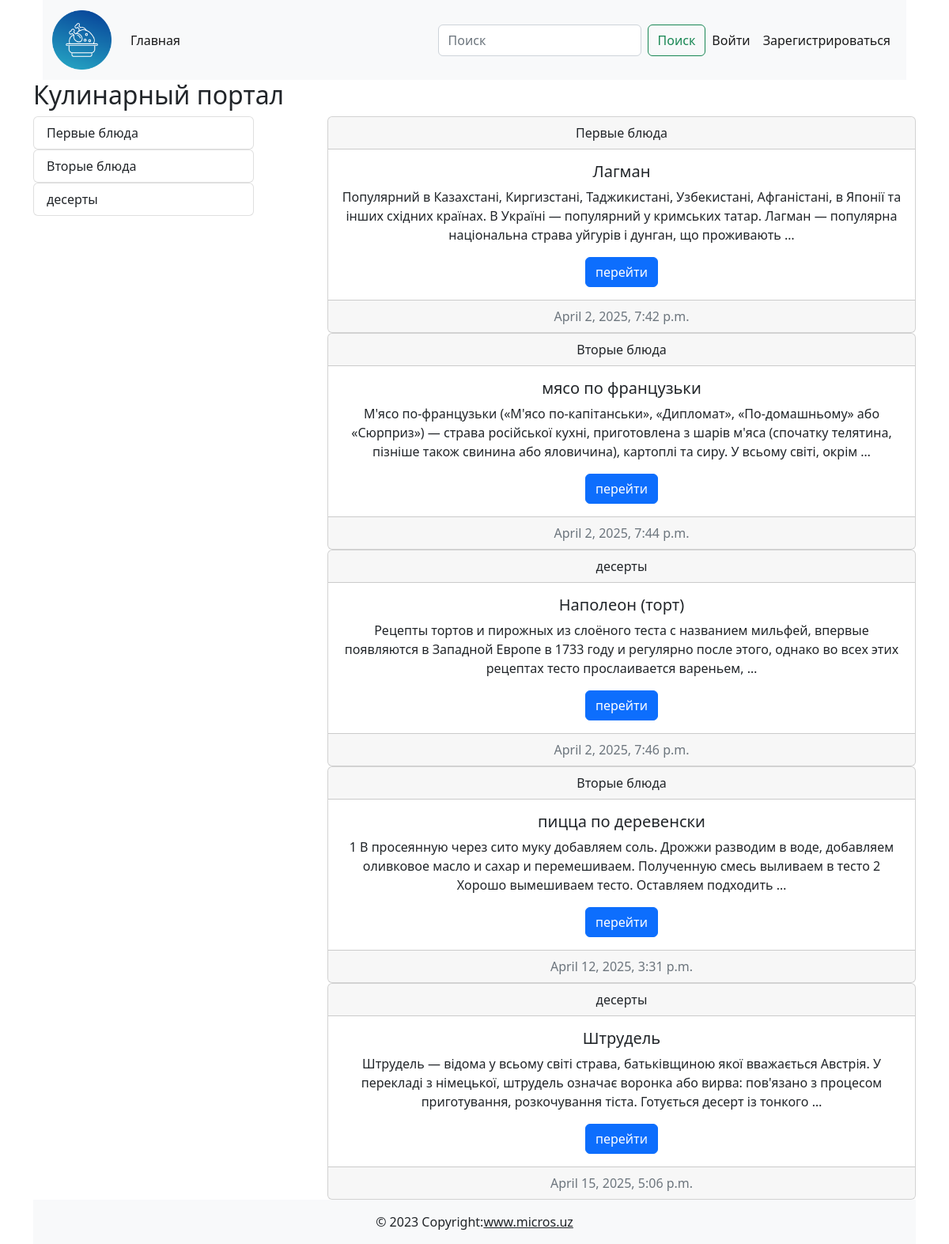
The page / on the database its author committed.
### cooking/models.py (models this page shows, shortened)
class Category(models.Model):
    title = models.CharField(max_length=255)
    def __str__(self):
        return self.title
    def get_absolute_url(self):
        return reverse('category_list', kwargs={'pk':self.pk})

class Post(models.Model):
    title = models.CharField(max_length=255)
    content = models.TextField(default='скоро тут будет статья')
    created_at = models.DateTimeField(auto_now_add=True)
    updated_at = models.DateTimeField(auto_now=True)
    photo = models.ImageField(upload_to='photos/', blank=True, null=True)
    watched = models.IntegerField(default=0)
    is_published = models.BooleanField(default=True)
    category = models.ForeignKey(Category,on_delete=models.CASCADE)
    def get_absolute_url(self):
        return reverse('post_detail', kwargs={'pk':self.pk})

### cooking/views.py (the view)
# urls.py: path('', index, name='index'),
def index(request):
    posts = Post.objects.all()
    context = {
        'title':'Главная страница',
        'posts':posts,
    }
    return render(request,'cooking/index.html',context)

### cooking/templatetags/blog_tags.py (called while the page is built)
@register.simple_tag()
def get_all_categories():
    return Category.objects.all()

### cooking/templates/cooking/index.html
{% extends "base.html" %}
{% load blog_tags %}
{% block main %}
<h2>Кулинарный портал</h2>
<div class="d-flex justify-content-between">
    <div class="col-3">
    {% get_all_categories as categories %}
    {% for c in categories %}
    {% include 'cooking/components/categorie_buttons.html' %}
    {% endfor %}
</div>
<div class="col-8">
{% for p in posts%}
{% include 'cooking/components/posts.html' %}
{% endfor %}
</div>
{% endblock main %}

### cooking/templates/cooking/components/categorie_buttons.html
    <div class="list-group">
        <a href="{{c.get_absolute_url}}" class="list-group-item list-group-item-action">{{c}}</a>
    </div>

### cooking/templates/cooking/components/posts.html
    <div class="card text-center"><div class="card-header">{{p.category}}</div>
        <div class="card-body"><h5 class="card-title">{{p.title}}</h5><p class="card-text">{{p.content | truncatewords:30}}</p><a href={{p.get_absolute_url}} class="btn btn-primary">перейти</a></div>
        <div class="card-footer text-muted">{{p.created_at}}</div>
    </div>

### rows shown on the page
Category: title "Первые блюда"
Category: title "Вторые блюда"
Category: title "десерты"
Post: category "Первые блюда", title "Лагман", content "Популярний в Казахстані, Киргизстані, Таджикистані, Узбекистані, Афганістані, в Японії та інших східних країнах. В Україні — популярний у кримських татар. Лагман — популярна національна страва уйгурів і дунган, що проживають …", created_at "April 2, 2025, 7:42 p.m."
Post: category "Вторые блюда", title "мясо по французьки", content "М'ясо по-французьки («М'ясо по-капітанськи», «Дипломат», «По-домашньому» або «Сюрприз») — страва російської кухні, приготовлена з шарів м'яса (спочатку телятина, пізніше також свинина або яловичина), картоплі та сиру. У всьому світі, окрім …", created_at "April 2, 2025, 7:44 p.m."
Post: category "десерты", title "Наполеон (торт)", content "Рецепты тортов и пирожных из слоёного теста с названием мильфей, впервые появляются в Западной Европе в 1733 году и регулярно после этого, однако во всех этих рецептах тесто прослаивается вареньем, …", created_at "April 2, 2025, 7:46 p.m."
Post: category "Вторые блюда", title "пицца по деревенски", content "1 В просеянную через сито муку добавляем соль. Дрожжи разводим в воде, добавляем оливковое масло и сахар и перемешиваем. Полученную смесь выливаем в тесто 2 Хорошо вымешиваем тесто. Оставляем подходить …", created_at "April 12, 2025, 3:31 p.m."
Post: category "десерты", title "Штрудель", content "Штрудель — відома у всьому світі страва, батьківщиною якої вважається Австрія. У перекладі з німецької, штрудель означає воронка або вирва: пов'язано з процесом приготування, розкочування тіста. Готується десерт із тонкого …", created_at "April 15, 2025, 5:06 p.m."
